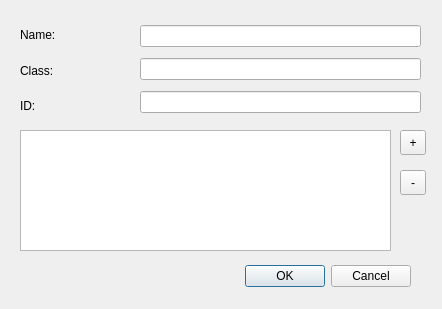
<?xml version="1.0" encoding="UTF-8"?>
<ui version="4.0">
 <class>InsertSelectMenu</class>
 <widget class="QDialog" name="InsertSelectMenu">
  <property name="geometry">
   <rect>
    <x>0</x>
    <y>0</y>
    <width>442</width>
    <height>309</height>
   </rect>
  </property>
  <property name="windowTitle">
   <string>Dialog</string>
  </property>
  <widget class="QDialogButtonBox" name="buttonBox">
   <property name="geometry">
    <rect>
     <x>70</x>
     <y>260</y>
     <width>341</width>
     <height>32</height>
    </rect>
   </property>
   <property name="orientation">
    <enum>Qt::Horizontal</enum>
   </property>
   <property name="standardButtons">
    <set>QDialogButtonBox::Cancel|QDialogButtonBox::Ok</set>
   </property>
  </widget>
  <widget class="QTableWidget" name="listOfItems">
   <property name="geometry">
    <rect>
     <x>20</x>
     <y>130</y>
     <width>371</width>
     <height>121</height>
    </rect>
   </property>
  </widget>
  <widget class="QToolButton" name="addItemButton">
   <property name="geometry">
    <rect>
     <x>400</x>
     <y>130</y>
     <width>26</width>
     <height>25</height>
    </rect>
   </property>
   <property name="text">
    <string>+</string>
   </property>
  </widget>
  <widget class="QWidget" name="layoutWidget">
   <property name="geometry">
    <rect>
     <x>20</x>
     <y>20</y>
     <width>111</width>
     <height>101</height>
    </rect>
   </property>
   <layout class="QVBoxLayout" name="verticalLayout">
    <item>
     <widget class="QLabel" name="label">
      <property name="text">
       <string>Name:</string>
      </property>
      <property name="buddy">
       <cstring>nameField</cstring>
      </property>
     </widget>
    </item>
    <item>
     <widget class="QLabel" name="label_2">
      <property name="text">
       <string>Class:</string>
      </property>
      <property name="buddy">
       <cstring>classField</cstring>
      </property>
     </widget>
    </item>
    <item>
     <widget class="QLabel" name="label_3">
      <property name="text">
       <string>ID:</string>
      </property>
      <property name="buddy">
       <cstring>idField</cstring>
      </property>
     </widget>
    </item>
   </layout>
  </widget>
  <widget class="QWidget" name="layoutWidget">
   <property name="geometry">
    <rect>
     <x>140</x>
     <y>20</y>
     <width>281</width>
     <height>101</height>
    </rect>
   </property>
   <layout class="QVBoxLayout" name="verticalLayout_2">
    <item>
     <widget class="QLineEdit" name="nameField"/>
    </item>
    <item>
     <widget class="QLineEdit" name="classField"/>
    </item>
    <item>
     <widget class="QLineEdit" name="idField"/>
    </item>
   </layout>
  </widget>
  <widget class="QToolButton" name="removeItemButton">
   <property name="geometry">
    <rect>
     <x>400</x>
     <y>170</y>
     <width>26</width>
     <height>25</height>
    </rect>
   </property>
   <property name="text">
    <string>-</string>
   </property>
  </widget>
 </widget>
 <resources/>
 <connections>
  <connection>
   <sender>buttonBox</sender>
   <signal>accepted()</signal>
   <receiver>InsertSelectMenu</receiver>
   <slot>accept()</slot>
   <hints>
    <hint type="sourcelabel">
     <x>248</x>
     <y>254</y>
    </hint>
    <hint type="destinationlabel">
     <x>157</x>
     <y>274</y>
    </hint>
   </hints>
  </connection>
  <connection>
   <sender>buttonBox</sender>
   <signal>rejected()</signal>
   <receiver>InsertSelectMenu</receiver>
   <slot>reject()</slot>
   <hints>
    <hint type="sourcelabel">
     <x>316</x>
     <y>260</y>
    </hint>
    <hint type="destinationlabel">
     <x>286</x>
     <y>274</y>
    </hint>
   </hints>
  </connection>
 </connections>
</ui>
